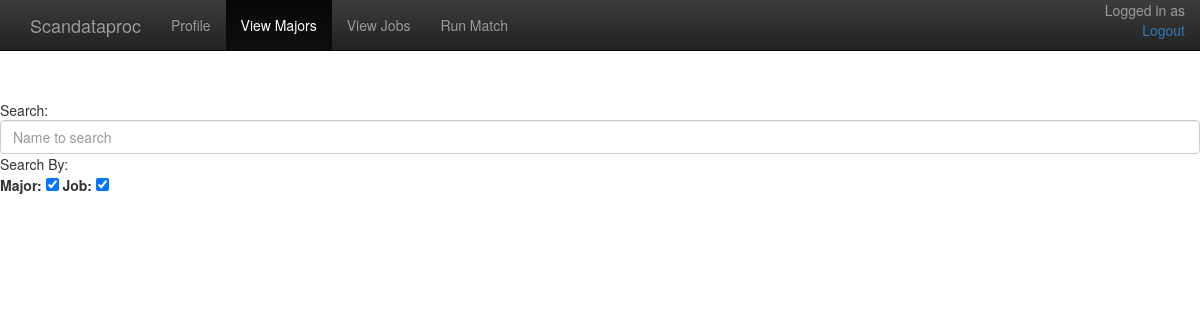
Page /main on the earlier database version.
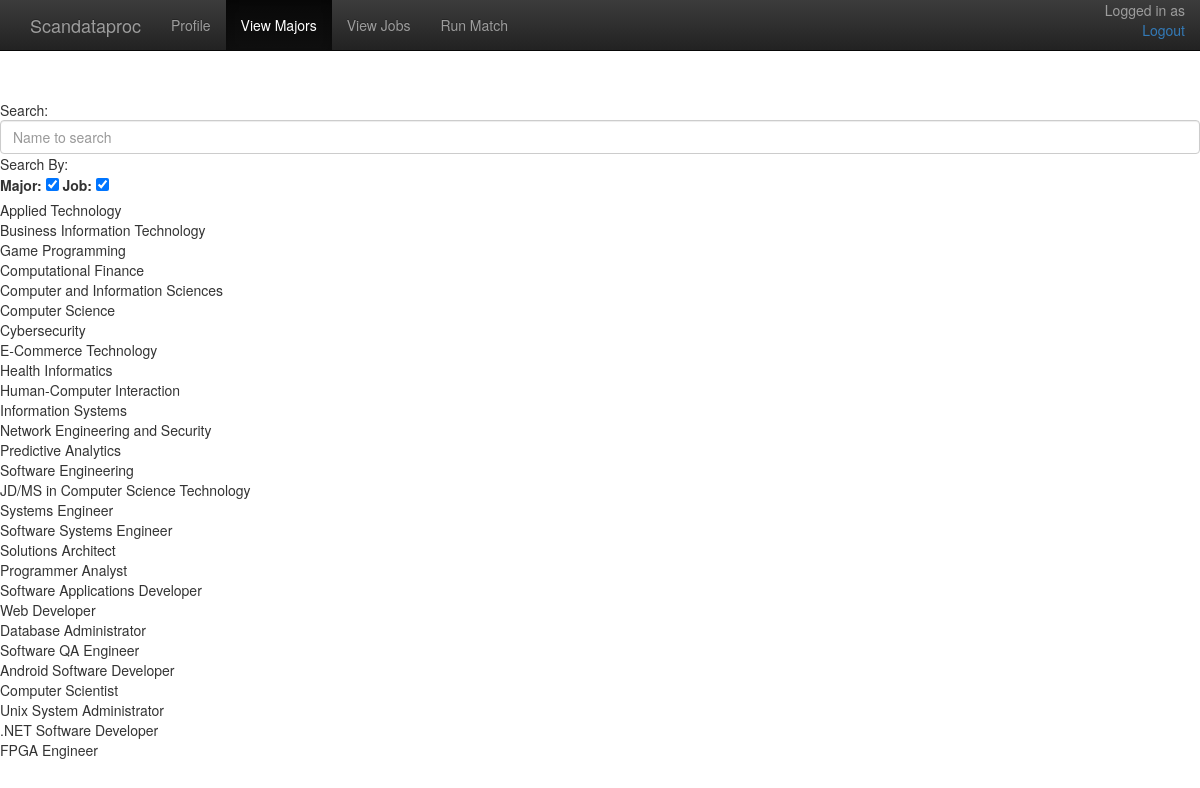
Same page on the later database version.
### db_model.py (models this page shows)
class Degree(db.Model):
    id = db.Column(db.Integer, primary_key=True)
    name = db.Column(db.String())

class Job(db.Model):
    id = db.Column(db.Integer, primary_key=True)
    name = db.Column(db.String())

### jobFinder.py (the view)
@app.route('/main', methods=['GET', 'POST'])
def main():
    majors = db.session.query(Degree.name).all()
    jobs = db.session.query(Job.name).all()
    return render_template('main.html', user=current_user, majors=majors, jobs=jobs)

### templates/main.html (shortened to what this page needs)
<!DOCTYPE html>
<html lang="en">
<head>
    <link rel="stylesheet" href="/static/bootstrap-theme.min.css">
    <link rel="stylesheet" href="/static/bootstrap.min.css">
    <link rel="stylesheet" href="https://cdnjs.cloudflare.com/ajax/libs/bootstrap3-dialog/1.34.7/css/bootstrap-dialog.min.css">
    <link href="/static/main/main.css" rel="stylesheet" type="text/css">
</head>
<body>
    <nav class="navbar navbar-inverse navbar-fixed-top">
        <div class="container">
            <div class="navbar-header">
                <a class="navbar-brand" href="login">
                    Scandataproc
                </a>
            </div>
            <div id="navbar" class="navbar-collapse collapse">
                <ul class="nav navbar-nav">
                    <li>
                        <a href="profile">
                            Profile
                        </a>
                    </li>
                    <li class="active">
                        <a href="main">
                            View Majors
                        </a>
                    </li>
                    <li>
                        <a href="main">
                            View Jobs
                        </a>
                    </li>
                    <li>
                        <a href="match">
                            Run Match
                        </a>
                    </li>
                </ul>
                <ul class="nav navbar-nav navbar-right">
                    <div class="margin-info pull-right">
                        <p class="margin-text" align="right">Logged in as <a href="/profile">{{ user.username }}</a>
                            <br/>
                            <a href="/logout">Logout</a>
                            <br/>
                        </p>
                    </div>
                </ul>
            </div>
        </div>
    </nav>
    <br/>
    <br/>
    <br/>
    <br/>
    <br/>
    <div>Search:</div>
    <input type="text" id="searchFilt" class="form-control" placeholder="Name to search">
    <div>Search By:</div>
    <label for="majorCheck">Major:</label>
    <input type="checkbox" id="majorCheck">
    <label for="jobCheck">Job:</label>
    <input type="checkbox" id="jobCheck">
    <table id="majorTable">
        {% for major in majors %}
            <tr>
                <td>{{ major.name }}</td>
            </tr>
        {% endfor %}
    </table>
    <table id="jobTable">
        {% for job in jobs %}
            <tr>
                <td>{{ job.name }}</td>
            </tr>
        {% endfor %}
    </table>
</body>
</html>

### static/main/main.css (style rules this page uses)
.margin-text { color: #9d9d9d; }

Differences in the rows shown:
added Degree: name "Applied Technology"
added Degree: name "Business Information Technology"
added Degree: name "Game Programming"
added Degree: name "Computational Finance"
added Degree: name "Computer and Information Sciences"
added Degree: name "Computer Science"
added Degree: name "Cybersecurity"
added Degree: name "E-Commerce Technology"
added Degree: name "Health Informatics"
added Degree: name "Human-Computer Interaction"
added Degree: name "Information Systems"
added Degree: name "Network Engineering and Security"
added Degree: name "Predictive Analytics"
added Degree: name "Software Engineering"
added Degree: name "JD/MS in Computer Science Technology"
added Job: name "Systems Engineer"
added Job: name "Software Systems Engineer"
added Job: name "Solutions Architect"
added Job: name "Programmer Analyst"
added Job: name "Software Applications Developer"
added Job: name "Web Developer"
added Job: name "Database Administrator"
added Job: name "Software QA Engineer"
added Job: name "Android Software Developer"
added Job: name "Computer Scientist"
added Job: name "Unix System Administrator"
added Job: name ".NET Software Developer"
added Job: name "FPGA Engineer"
